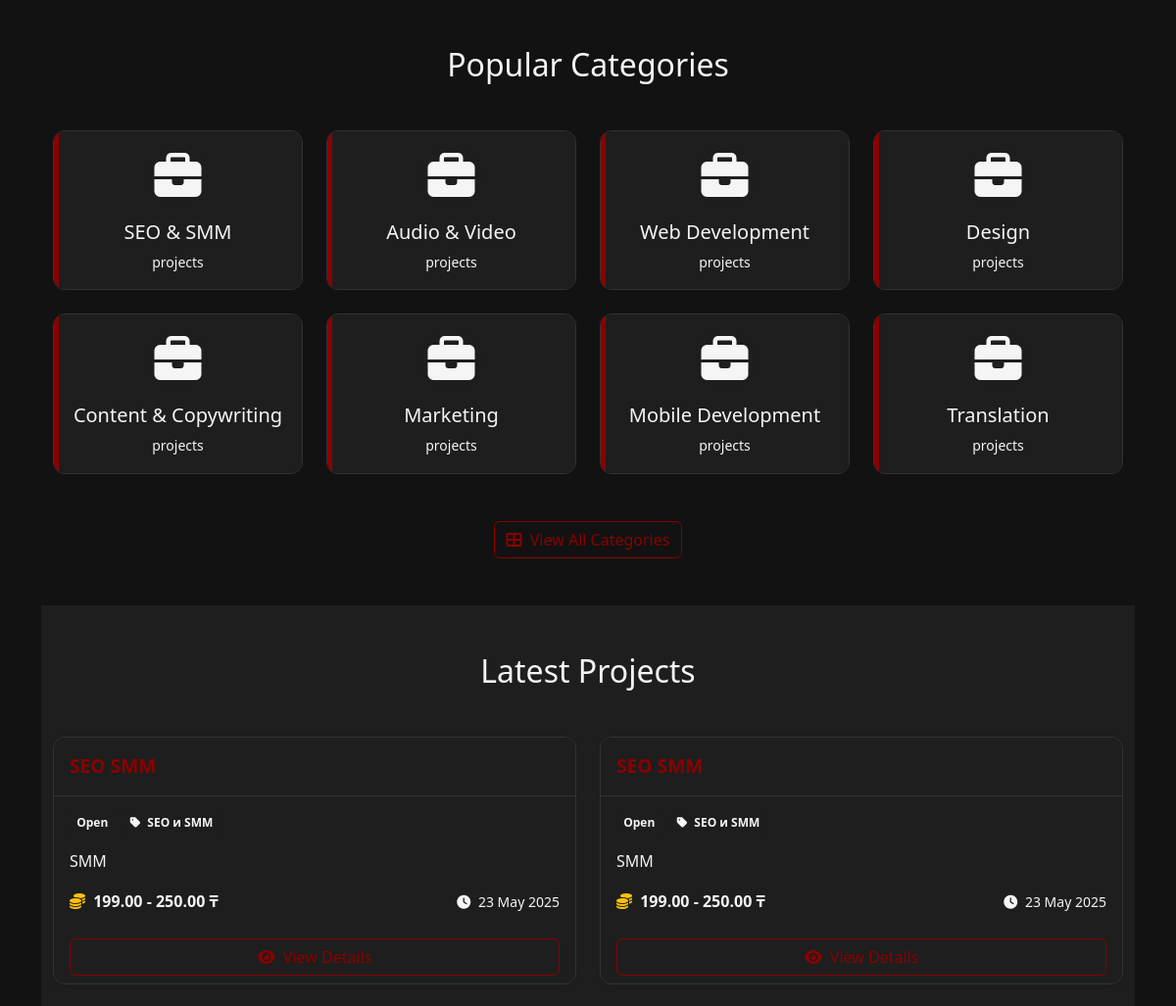
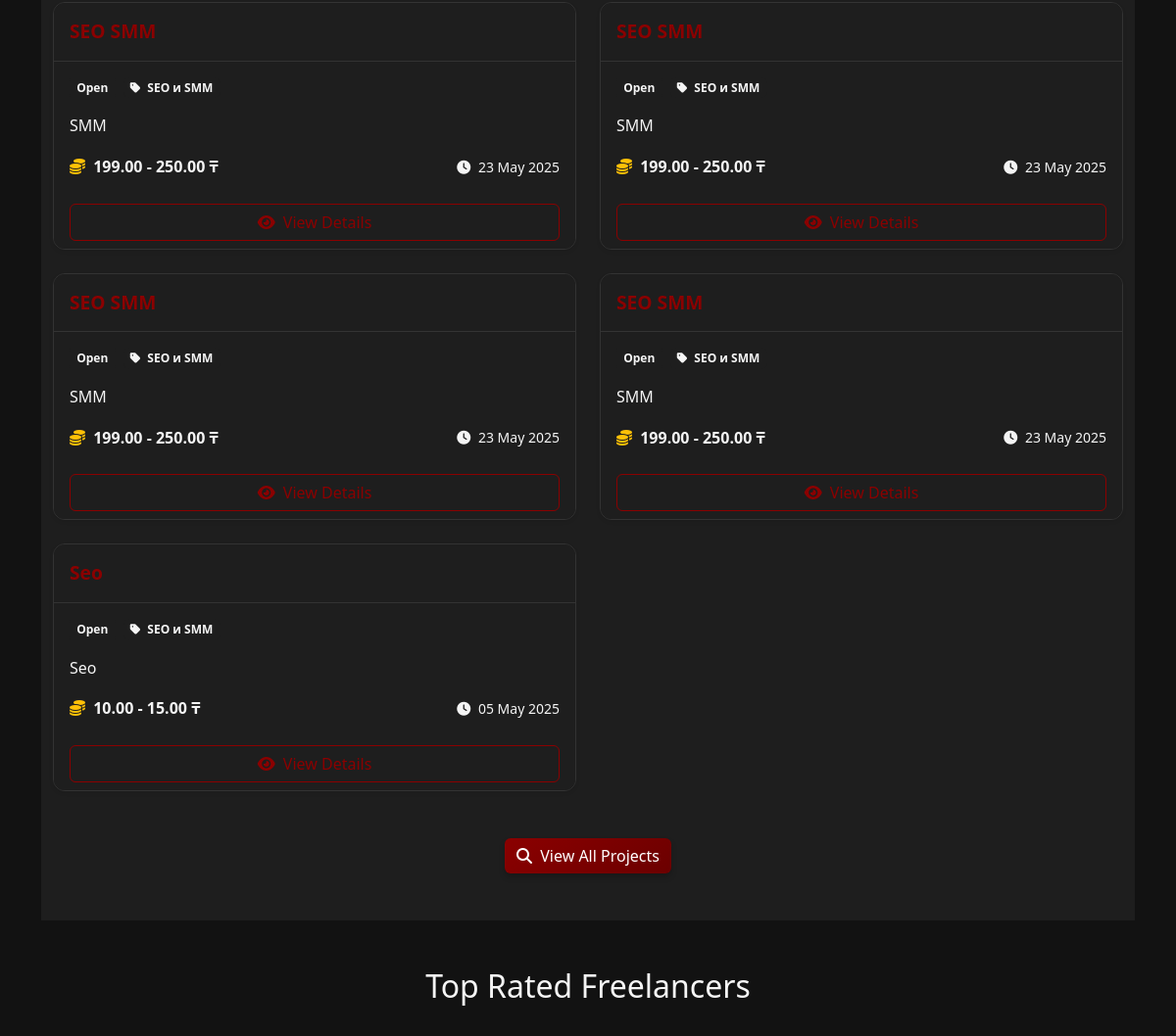
Before: /en/ (middle part) with the older database file (2 pictures, top to bottom).
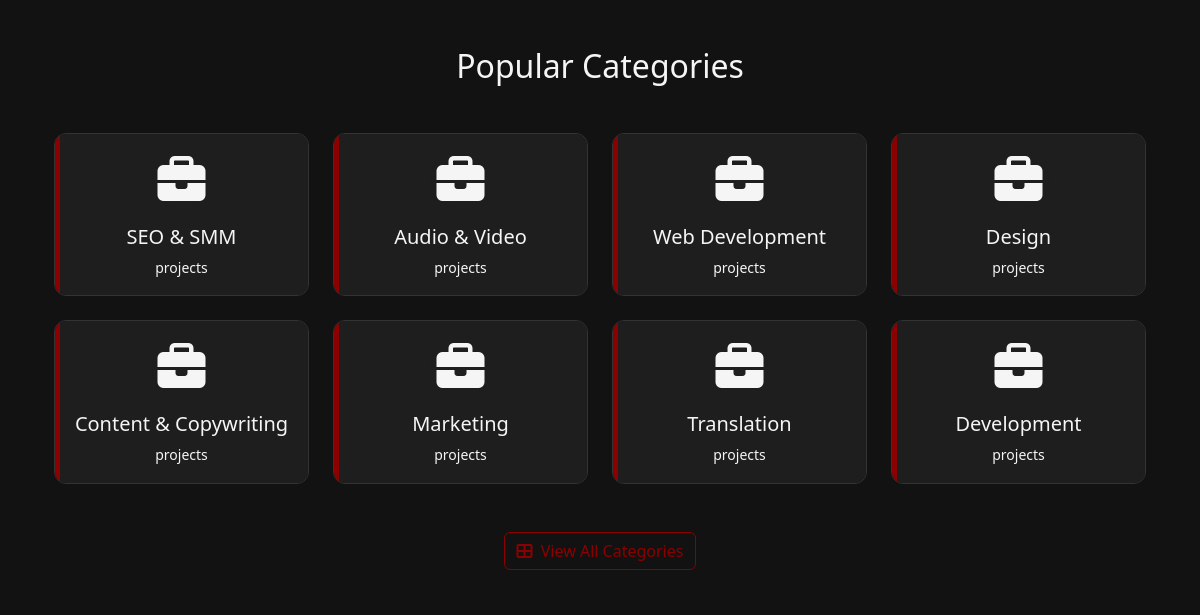
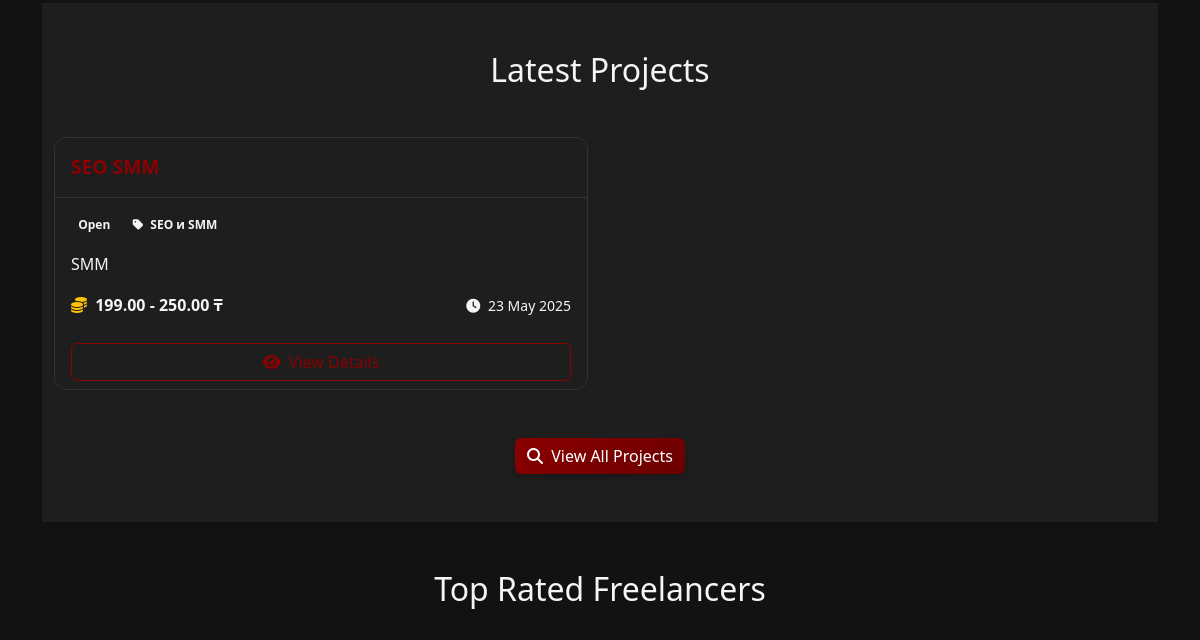
After: the same page with the newer database file (2 pictures, top to bottom).
### jobs/models.py (models this page shows, shortened)
class Category(models.Model):
    name = models.CharField(_('Name'), max_length=100)
    name_en = models.CharField(_('Name (English)'), max_length=100, blank=True)
    name_ru = models.CharField(_('Name (Russian)'), max_length=100, blank=True)
    name_kk = models.CharField(_('Name (Kazakh)'), max_length=100, blank=True)
    slug = models.SlugField(_('Slug'), max_length=100, unique=True)
    description = models.TextField(_('Description'), blank=True)
    class Meta:
        verbose_name = _('Category')
        verbose_name_plural = _('Categories')
        ordering = ['name']
    def get_translated_name(self):
        current_lang = get_language()
        if current_lang == 'en':
            return self.name_en if self.name_en else self.name
        translated_field = f"name_{current_lang}"
        if hasattr(self, translated_field) and getattr(self, translated_field):
            return getattr(self, translated_field)
        return self.name_en if self.name_en else self.name

class Project(models.Model):
    STATUS_CHOICES = (
        ('draft', _('Draft')),
        ('open', _('Open')),
        ('in_progress', _('In Progress')),
        ('completed', _('Completed')),
        ('cancelled', _('Cancelled')),
    )
    BUDGET_TYPE_CHOICES = (
        ('fixed', _('Fixed Price')),
        ('hourly', _('Hourly Rate')),
    )
    title = models.CharField(_('Title'), max_length=200)
    description = models.TextField(_('Description'))
    client = models.ForeignKey(
        settings.AUTH_USER_MODEL,
        on_delete=models.CASCADE,
        related_name='client_projects'
    )
    category = models.ForeignKey(
        Category,
        on_delete=models.CASCADE,
        related_name='projects'
    )
    tags = models.ManyToManyField(
        Tag,
        blank=True,
        related_name='projects'
    )
    budget_type = models.CharField(
        _('Budget Type'),
        max_length=10,
        choices=BUDGET_TYPE_CHOICES
    )
    budget_min = models.DecimalField(
        _('Minimum Budget'),
        max_digits=10,
        decimal_places=2
    )
    budget_max = models.DecimalField(
        _('Maximum Budget'),
        max_digits=10,
        decimal_places=2
    )
    deadline = models.DateTimeField(_('Deadline'), null=True, blank=True)
    status = models.CharField(
        _('Status'),
        max_length=20,
        choices=STATUS_CHOICES,
        default='draft'
    )
    created_at = models.DateTimeField(_('Created At'), auto_now_add=True)
    updated_at = models.DateTimeField(_('Updated At'), auto_now=True)
    location_required = models.CharField(_('Location Required'), max_length=100, blank=True)
    is_remote = models.BooleanField(_('Remote Job'), default=True)
    experience_required = models.CharField(_('Experience Required'), max_length=100, blank=True)
    is_private = models.BooleanField(_('Private Project'), default=False, help_text=_('Private projects are only visible to invited freelancers'))
    class Meta:
        verbose_name = _('Project')
        verbose_name_plural = _('Projects')
        ordering = ['-created_at']

### jobs/views.py (the view)
# urls.py: path('', views.home_view, name='home'),
def home_view(request):
    projects = Project.objects.filter(status='open').order_by('-created_at')[:8]
    categories = Category.objects.all()
    projects_count = Project.objects.count()
    freelancers_count = User.objects.filter(user_type='freelancer').count()
    clients_count = User.objects.filter(user_type='client').count()
    top_freelancers = User.objects.filter(
        user_type='freelancer',
        freelancer_profile__rating__gt=0  # Только с рейтингом больше 0
    ).annotate(
        reviews_count=Count('reviews_received')
    ).filter(
        reviews_count__gt=0  # Только с отзывами
    ).order_by(
        '-freelancer_profile__rating',  # Сортировка по рейтингу (высокий сначала)
        '-reviews_count'  # При одинаковом рейтинге - по количеству отзывов
    )[:8]  # Ограничиваем 8 фрилансерами
    context = {
        'projects': projects,
        'categories': categories,
        'projects_count': projects_count,
        'freelancers_count': freelancers_count,
        'clients_count': clients_count,
        'top_freelancers': top_freelancers,
    }
    return render(request, 'jobs/home.html', context)

### accounts/models.py (called while the page is built)
    def get_initials(self):
        initials = ""
        if self.first_name:
            initials += self.first_name[0].upper()
        if self.last_name:
            initials += self.last_name[0].upper()
        if not initials:
            initials = self.username[0].upper()
        return initials

    def get_full_name(self):
        if self.first_name or self.last_name:
            return f"{self.first_name} {self.last_name}".strip()
        return self.username

### jobs/context_processors.py (called while the page is built)
def contracts_processor(request):
    context = {
        'has_contracts': False,
    }
    if request.user.is_authenticated:
        contracts_exist = Contract.objects.filter(
            models.Q(client=request.user) | models.Q(freelancer=request.user)
        ).exists()
        context['has_contracts'] = contracts_exist
    return context

### jobs/views.py (called while the page is built, shortened)
def check_pending_reviews(view_func):
    @wraps(view_func)
    def wrapper(request, *args, **kwargs):
        response = view_func(request, *args, **kwargs)
        return response
    return wrapper

### templates/jobs/home.html (shortened to what the changed rows need)
{% extends 'base.html' %}
{% load i18n %}
{% load static %}
{% load jobs_tags %}
{% block content %}
<section class="py-5">
    <div class="container">
        <h2 class="text-center mb-5">{% trans "Popular Categories" %}</h2>
        <div class="row">
            {% for category in categories|slice:":8" %}
                <div class="col-md-3 col-sm-6 mb-4">
                    <a href="{% url 'jobs:category_detail' category.slug %}" class="text-decoration-none category-link">
                        <div class="card category-card h-100">
                            <div class="card-body text-center">
                                <div class="category-icon">
                                    {% if category.name == 'Web Development' %}
                                        <i class="fas fa-laptop-code"></i>
                                    {% elif category.name == 'Mobile App Development' %}
                                        <i class="fas fa-mobile-alt"></i>
                                    {% elif category.name == 'Graphic Design' %}
                                        <i class="fas fa-palette"></i>
                                    {% elif category.name == 'Content Writing' %}
                                        <i class="fas fa-pen-fancy"></i>
                                    {% elif category.name == 'Digital Marketing' %}
                                        <i class="fas fa-chart-line"></i>
                                    {% elif category.name == 'Video Production' %}
                                        <i class="fas fa-video"></i>
                                    {% elif category.name == 'Translation' %}
                                        <i class="fas fa-language"></i>
                                    {% elif category.name == 'Data Science' %}
                                        <i class="fas fa-database"></i>
                                    {% else %}
                                        <i class="fas fa-briefcase"></i>
                                    {% endif %}
                                </div>
                                <h5>{{ category.get_translated_name }}</h5>
                                <p class="text-muted small mb-0">{{ category.project_count }} {% trans "projects" %}</p>
                            </div>
                        </div>
                    </a>
                </div>
            {% empty %}
                <div class="col-12 text-center">
                    <p>{% trans "No categories found." %}</p>
                </div>
            {% endfor %}
        </div>
    </div>
</section>
<section class="py-5 bg-light">
    <div class="container">
        <h2 class="text-center mb-5">{% trans "Latest Projects" %}</h2>
        <div class="row">
            {% for project in projects %}
                <div class="col-lg-6 mb-4">
                    <div class="card project-card h-100 shadow-sm">
                        <div class="card-header py-3 bg-transparent">
                            <h5 class="card-title mb-0">
                                <a href="{% url 'jobs:project_detail' project.pk %}" class="text-decoration-none">
                                </a>
                            </h5>
                        </div>
                        <div class="card-body">
                            <div class="d-flex align-items-center mb-3">
                                <span class="badge status-badge status-{{ project.status }} me-2">
                                    {{ project.get_status_display }}
                                </span>
                                <span class="badge bg-secondary">
                                    <i class="fas fa-tag me-1"></i> {{ project.category.name }}
                                </span>
                            </div>
                            <p class="card-text">{{ project.description|truncatechars:150 }}</p>
                            <div class="d-flex justify-content-between align-items-center mt-3">
                                <div>
                                    <i class="fas fa-coins text-warning me-1"></i>
                                    <strong>{{ project.budget_min }} - {{ project.budget_max }} ₸</strong>
                                </div>
                                <small class="text-muted">
                                    <i class="fas fa-clock me-1"></i> {{ project.created_at|date:"d M Y" }}
                                </small>
                            </div>
                        </div>
                        <div class="card-footer bg-transparent border-top-0">
                            <a href="{% url 'jobs:project_detail' project.pk %}" class="btn btn-outline-primary w-100">
                                <i class="fas fa-eye me-1"></i> {% trans "View Details" %}
                            </a>
                        </div>
                    </div>
                </div>
            {% empty %}
                <div class="col-12 text-center">
                    <p>{% trans "No projects found." %}</p>
                </div>
            {% endfor %}
        </div>
    </div>
</section>
<section class="py-5">
    <div class="container">
        <h2 class="text-center mb-5">{% trans "Top Rated Freelancers" %}</h2>
    </div>
</section>
{% endblock %}

Changed rows visible on the page:
removed Project: status "Open", category.name "SEO и SMM", description "SMM", budget_min "199.00", budget_max "250.00", created_at "23 May 2025"
removed Project: status "Open", category.name "SEO и SMM", description "SMM", budget_min "199.00", budget_max "250.00", created_at "23 May 2025"
removed Project: status "Open", category.name "SEO и SMM", description "SMM", budget_min "199.00", budget_max "250.00", created_at "23 May 2025"
removed Project: status "Open", category.name "SEO и SMM", description "SMM", budget_min "199.00", budget_max "250.00", created_at "23 May 2025"
removed Project: status "Open", category.name "SEO и SMM", description "SMM", budget_min "199.00", budget_max "250.00", created_at "23 May 2025"
removed Project: status "Open", category.name "SEO и SMM", description "Seo", budget_min "10.00", budget_max "15.00", created_at "05 May 2025"
changed Category "Translation": moves up the list
changed Category: get_translated_name "Mobile Development" → "Development"
